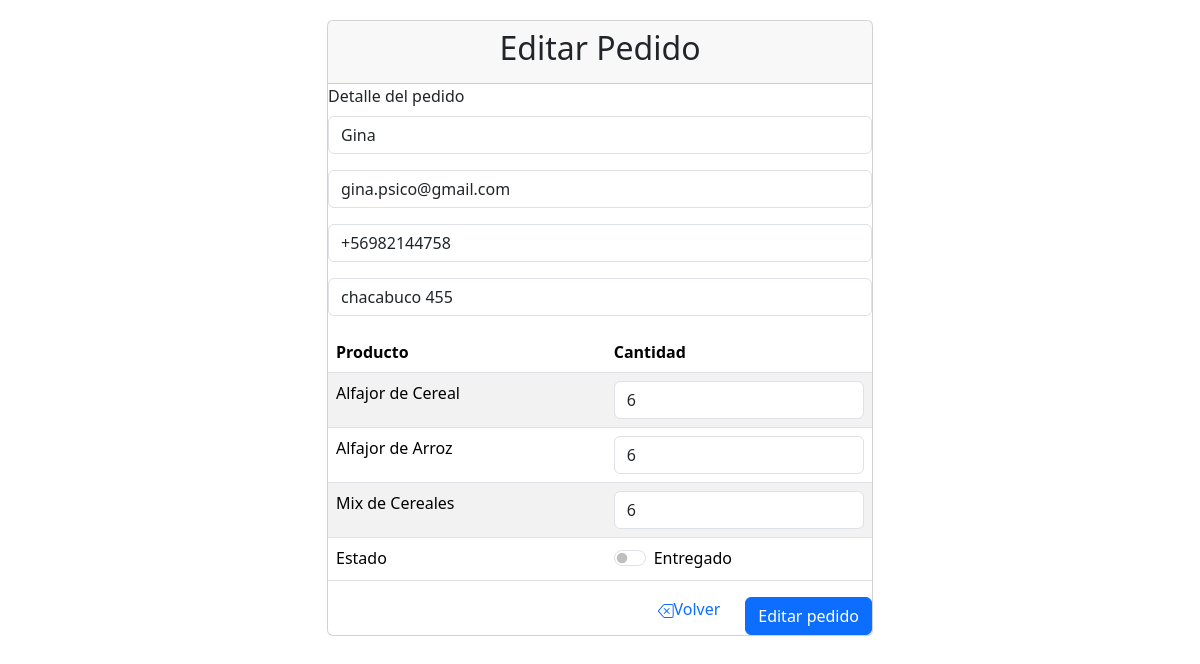
/TP3/php/editar.php?id=4, run on the app's committed database.
### tables this page shows
CREATE TABLE `pedidos` (
  `id_pedidos` int(11) UNSIGNED AUTO_INCREMENT PRIMARY KEY,
  `nombre` varchar(255) NOT NULL,
  `email` varchar(255) NOT NULL,
  `telefono` varchar(255) NOT NULL,
  `direccion` varchar(255) NOT NULL,
  `alf_cer` tinyint(4) NOT NULL DEFAULT 0,
  `alf_arr` tinyint(4) NOT NULL DEFAULT 0,
  `mix_cer` tinyint(4) NOT NULL DEFAULT 0,
  `fecha_ingreso` date NOT NULL DEFAULT current_timestamp(),
  `fecha_entregado` date DEFAULT NULL,
  `estado` varchar(15) NOT NULL DEFAULT 'INGRESADO'
);

### TP3/php/editar.php (the view, shortened to what this page needs)
<?php
$resultado = [
  'error' => false,
  'mensaje' => ''
];
?>
<?php
try {
  if (!isset($_POST['submit'])) {
    $id = $_GET['id'];
    $dsn = 'mysql:host=localhost;dbname=lisandro_tp3';
    $conexion = new PDO($dsn, "mysql", "", [PDO::ATTR_ERRMODE => PDO::ERRMODE_EXCEPTION]);
    $consulta = "SELECT * FROM pedidos WHERE id_pedidos=" . $id;
    $sentencia = $conexion->prepare($consulta);
    $sentencia->execute();
    $pedido = $sentencia->fetch(PDO::FETCH_ASSOC);
  }
} catch(PDOException $error) {
  $resultado['error'] = true;
  $resultado['mensaje'] = $error->getMessage();
}
?>
<!DOCTYPE html>
<html lang="es">
<head>
  <link href="https://cdn.jsdelivr.net/npm/bootstrap@5.3.2/dist/css/bootstrap.min.css"
   rel="stylesheet"
>
</head>
<body>
<div class="container">
  <div class="row justify-content-center">
    <div class="col-md-6" style="margin-top: 20px;">
      <div class="card">
        <div class="card-header text-center">
            <h2 class="card-title">Editar Pedido</h2>
          </div>
          <form action="editar.php" method="post" class="text-start">
            <label for="cliente" class="form-label">Detalle del pedido</label>
            <div class="mb-3">
              <input type="text" class="form-control" id="nombre" name="nombre"
                placeholder="Nombre" value="<?= $pedido['nombre'] ?>" required>
            </div>
            <div class="mb-3">
              <input type="email" class="form-control" id="email"  name="email"
               placeholder="Email" value="<?= $pedido['email'] ?>" required>
            </div>
            <div class="mb-3">
              <input type="tel" class="form-control" id="telefono" name="telefono"
               placeholder="Teléfono" value="<?= $pedido['telefono'] ?>" required>
            </div>
            <div class="mb-3">
              <input type="text" class="form-control" id="direccion" name="direccion"
               placeholder="Dirección" value="<?= $pedido['direccion'] ?>" required>
            </div>
            <table class="table table-striped" aria-describedby="mispedidos">
              <thead>
                <tr>
                  <th>Producto</th>
                  <th>Cantidad</th>
                </tr>
              </thead>
              <tbody>
                <tr>
                  <td>Alfajor de Cereal</td>
                  <td><input type="number" min="0" max="20" id="tabla-adc"
                   name="tabla-adc" class="form-control" placeholder="Cantidad"
                   value="<?= $pedido['alf_cer'] ?>" required></td>
                </tr>
                <tr>
                  <td>Alfajor de Arroz</td>
                  <td><input type="number" min="0" max="20" id="tabla-ada"
                   name="tabla-ada" class="form-control" placeholder="Cantidad"
                   value="<?= $pedido['alf_arr'] ?>" required></td>
                </tr>
                <tr>
                  <td>Mix de Cereales</td>
                  <td><input type="number" min="0" max="20" id="tabla-mdc"
                   name="tabla-mdc" class="form-control" placeholder="Cantidad"
                   value="<?= $pedido['mix_cer'] ?>" required></td>
                </tr>
                <tr>
                  <td>Estado</td>
                  <td>
                  <div class="form-check form-switch">
                    <input class="form-check-input" type="checkbox" id="EstadoSwitchCheck"
                      name="EstadoSwitchCheck" <?php if ($pedido['estado'] == "ENTREGADO") {echo "checked";} ?>>
                    <label class="form-check-label" for="EstadoSwitchCheck">Entregado</label>
                  </div>
                  </td>
                </tr>
              </tbody>
            </table>
            <div class="d-flex justify-content-end" style="vertical-align: bottom;">
            <a href="index.php" class="text-decoration-none">
              Volver</a>&MediumSpace;&MediumSpace;&MediumSpace;&MediumSpace;&MediumSpace;&MediumSpace;&MediumSpace;
              <button type="submit" name="submit" class="btn btn-primary">Editar pedido</button>
            </div>
          </form>
        </div>
      </div>
    </div>
  </div>
</body>
</html>

### data on the page
pedidos: nombre "Gina", email "gina.psico@gmail.com", telefono "+56982144758", direccion "chacabuco 455", tabla-adc "6", tabla-ada "6", tabla-mdc "6"
